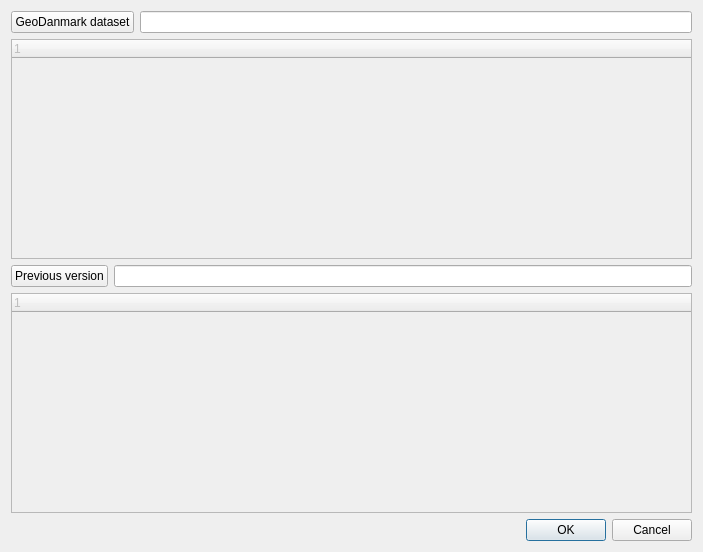
<?xml version="1.0" encoding="UTF-8"?>
<ui version="4.0">
 <class>GeoDanmarkCheckerDialogBase</class>
 <widget class="QDialog" name="GeoDanmarkCheckerDialogBase">
  <property name="geometry">
   <rect>
    <x>0</x>
    <y>0</y>
    <width>703</width>
    <height>552</height>
   </rect>
  </property>
  <property name="windowTitle">
   <string>GeoDanmark Checker</string>
  </property>
  <layout class="QVBoxLayout" name="verticalLayout">
   <item>
    <layout class="QHBoxLayout" name="horizontalLayout_2">
     <item>
      <widget class="QPushButton" name="after_dataset">
       <property name="text">
        <string>GeoDanmark dataset</string>
       </property>
      </widget>
     </item>
     <item>
      <widget class="QLineEdit" name="after_dataset_input"/>
     </item>
    </layout>
   </item>
   <item>
    <widget class="RulesTreeWidget" name="rules_validate">
     <property name="enabled">
      <bool>false</bool>
     </property>
     <column>
      <property name="text">
       <string notr="true">1</string>
      </property>
     </column>
    </widget>
   </item>
   <item>
    <layout class="QHBoxLayout" name="horizontalLayout_3">
     <item>
      <widget class="QPushButton" name="before_dataset">
       <property name="text">
        <string>Previous version</string>
       </property>
      </widget>
     </item>
     <item>
      <widget class="QLineEdit" name="before_dataset_input"/>
     </item>
    </layout>
   </item>
   <item>
    <widget class="RulesTreeWidget" name="rules_compare">
     <property name="enabled">
      <bool>false</bool>
     </property>
     <column>
      <property name="text">
       <string notr="true">1</string>
      </property>
     </column>
    </widget>
   </item>
   <item>
    <widget class="QDialogButtonBox" name="buttonBox">
     <property name="orientation">
      <enum>Qt::Horizontal</enum>
     </property>
     <property name="standardButtons">
      <set>QDialogButtonBox::Cancel|QDialogButtonBox::Ok</set>
     </property>
    </widget>
   </item>
  </layout>
 </widget>
 <customwidgets>
  <customwidget>
   <class>RulesTreeWidget</class>
   <extends>QTreeWidget</extends>
   <header>GeoDanmarkChecker.ui.rulestreewidget</header>
  </customwidget>
 </customwidgets>
 <resources/>
 <connections>
  <connection>
   <sender>buttonBox</sender>
   <signal>accepted()</signal>
   <receiver>GeoDanmarkCheckerDialogBase</receiver>
   <slot>accept()</slot>
   <hints>
    <hint type="sourcelabel">
     <x>20</x>
     <y>20</y>
    </hint>
    <hint type="destinationlabel">
     <x>20</x>
     <y>20</y>
    </hint>
   </hints>
  </connection>
  <connection>
   <sender>buttonBox</sender>
   <signal>rejected()</signal>
   <receiver>GeoDanmarkCheckerDialogBase</receiver>
   <slot>reject()</slot>
   <hints>
    <hint type="sourcelabel">
     <x>20</x>
     <y>20</y>
    </hint>
    <hint type="destinationlabel">
     <x>20</x>
     <y>20</y>
    </hint>
   </hints>
  </connection>
 </connections>
</ui>
